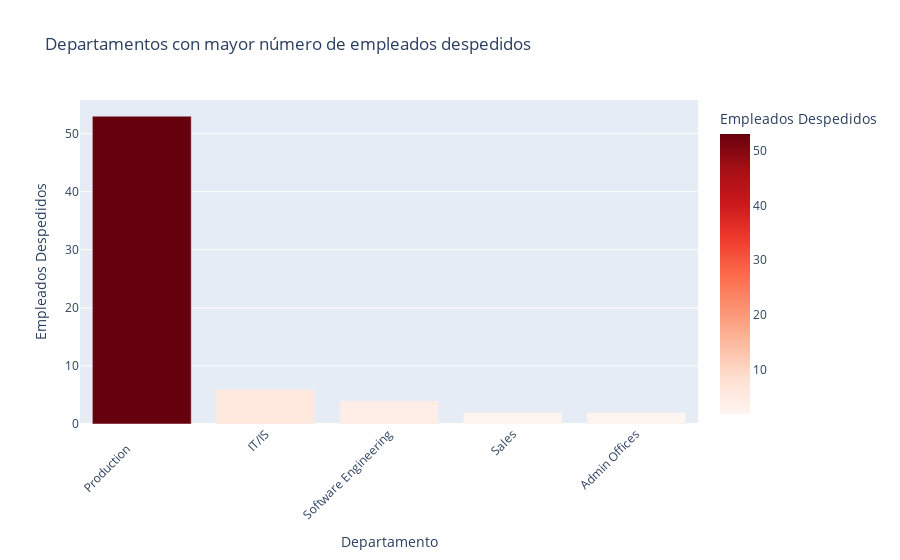

The code cell stored with this chart in its notebook:
### Markdown cell above
## 8. Departamentos con mayor número de empleados despedidos

### Code cell
# Filtrar empleados despedidos
despedidos = df[df["Termd"] == 1]

# Contar empleados despedidos por departamento
despedidos_por_departamento = despedidos["Department"].value_counts().reset_index()
despedidos_por_departamento.columns = ["Department", "NumDespedidos"]

# Gráfico de barras
fig8 = px.bar(
    despedidos_por_departamento,
    x="Department",
    y="NumDespedidos",
    color="NumDespedidos",
    color_continuous_scale="Reds", # Escala de colores en tonos rojos porque es asociado a despidos y es grave
    title="Departamentos con mayor número de empleados despedidos",
    labels={"Department": "Departamento", "NumDespedidos": "Empleados Despedidos"},
    hover_data={"NumDespedidos": True},
)
fig8.update_layout(xaxis_tickangle=-45)
fig8.show()

### Figure 1 — Plotly figure (JSON) as saved in the notebook; plotly's stock layout.template omitted (floating-point values rounded to 4 significant figures)
{"data": [{"alignmentgroup": "True", "hovertemplate": "Departamento=%{x}<br>Empleados Despedidos=%{marker.color}<extra></extra>", "legendgroup": "", "marker": {"color": [53, 6, 4, 2, 2], "coloraxis": "coloraxis", "pattern": {"shape": ""}}, "name": "", "offsetgroup": "", "orientation": "v", "showlegend": false, "textposition": "auto", "type": "bar", "x": ["Production       ", "IT/IS", "Software Engineering", "Sales", "Admin Offices"], "xaxis": "x", "y": [53, 6, 4, 2, 2], "yaxis": "y"}], "layout": {"barmode": "relative", "coloraxis": {"colorbar": {"title": {"text": "Empleados Despedidos"}}, "colorscale": [[0, "rgb(255,245,240)"], [0.125, "rgb(254,224,210)"], [0.25, "rgb(252,187,161)"], [0.375, "rgb(252,146,114)"], [0.5, "rgb(251,106,74)"], [0.625, "rgb(239,59,44)"], [0.75, "rgb(203,24,29)"], [0.875, "rgb(165,15,21)"], [1, "rgb(103,0,13)"]]}, "legend": {"tracegroupgap": 0}, "title": {"text": "Departamentos con mayor número de empleados despedidos"}, "xaxis": {"anchor": "y", "domain": [0, 1], "tickangle": -45, "title": {"text": "Departamento"}}, "yaxis": {"anchor": "x", "domain": [0, 1], "title": {"text": "Empleados Despedidos"}}}}
